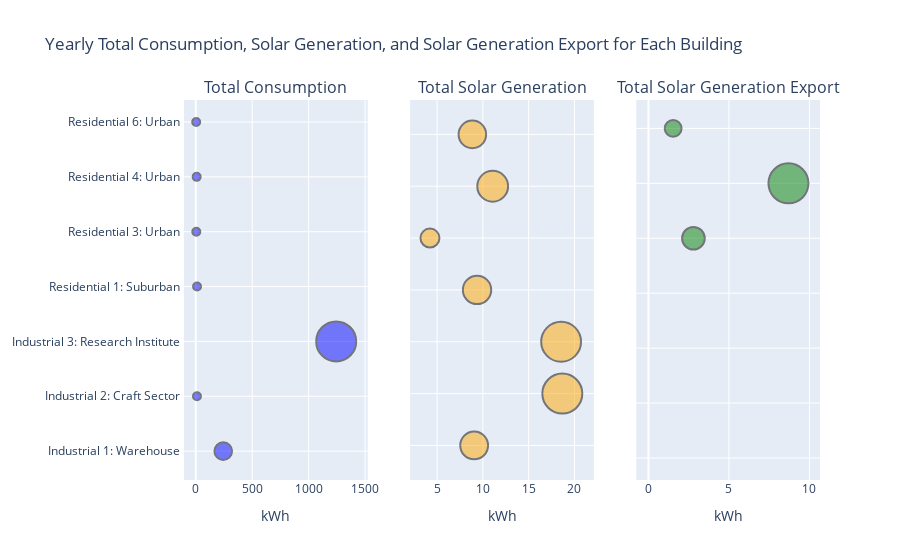

Write notebook code for a chart like this one.
### Markdown cell above
This section focuses on investigating high energy usage by employing statistical methods to identify buildings with excessive grid consumption/solar generation/solar generation export and exploring potential contributing factors.

### Code cell
# Data for buildings and their total consumption/generation/export
buildings = ['Industrial 1: Warehouse ', 'Industrial 2: Craft Sector ', 'Industrial 3: Research Institute ', 
             'Residential 1: Suburban ', 'Residential 3: Urban ', 'Residential 4: Urban ', 'Residential 6: Urban ']

total_consumption = [industrial1_df['consumption_industrial1'].sum(),
                     industrial2_df['consumption_industrial2'].sum(),
                     industrial3_df['consumption_with_ev'].sum(),
                     residential1_df['consumption_residential1'].sum(),
                     residential3_df['consumption_residential3'].sum(),
                     residential4_df['consumption_residential4_with_ev'].sum(),
                     residential6_df['consumption_residential6'].sum()]

total_generation = [industrial1_df['generation_industrial1'].sum(),
                    industrial2_df['generation_industrial2'].sum(),
                    industrial3_df['generation_industrial3'].sum(),
                    residential1_df['generation_residential1'].sum(),
                    residential3_df['generation_residential3'].sum(),
                    residential4_df['generation_residential4'].sum(),
                    residential6_df['generation_residential6'].sum()]

total_export = [
    0,
    0,
    0,
    0,
    residential3_df['generation_export_residential3'].sum(),
    residential4_df['generation_export_residential4'].sum(),
    residential6_df['generation_export_residential6'].sum()
]

# Convert total consumption, generation, and export to kWh
total_consumption_kwh = [c / 1000 for c in total_consumption]
total_generation_kwh = [g / 1000 for g in total_generation]
total_export_kwh = [e / 1000 for e in total_export]

# Create a DataFrame for easier manipulation
data_consumption = pd.DataFrame({'Building': buildings, 'Total Consumption (kWh)': total_consumption_kwh})
data_generation = pd.DataFrame({'Building': buildings, 'Total Generation (kWh)': total_generation_kwh})
data_export = pd.DataFrame({'Building': buildings, 'Total Export (kWh)': total_export_kwh})

# Create subplots
fig = make_subplots(rows=1, cols=3, subplot_titles=('Total Consumption', 'Total Solar Generation', 'Total Solar Generation Export'))

# Plotly bubble chart for consumption
fig.add_trace(go.Scatter(
    x=total_consumption_kwh,
    y=data_consumption['Building'],
    mode='markers',
    marker=dict(
        size=total_consumption_kwh,
        sizemode='area',
        sizeref=2.*max(total_consumption_kwh) / (40.**2),
        sizemin=4,
        color='blue',
        opacity=0.5,
        line=dict(color='black', width=2)
    ),
    name='Consumption',
    hovertemplate='%{y}: %{x:.2f} kWh'
), row=1, col=1)

# Plotly bubble chart for generation
fig.add_trace(go.Scatter(
    x=total_generation_kwh,
    y=data_generation['Building'],
    mode='markers',
    marker=dict(
        size=total_generation_kwh,
        sizemode='area',
        sizeref=2.*max(total_generation_kwh) / (40.**2),
        sizemin=4,
        color='orange',
        opacity=0.5,
        line=dict(color='black', width=2)
    ),
    name='Solar',
    hovertemplate='%{y}: %{x:.2f} kWh'
), row=1, col=2)

# Plotly bubble chart for export
fig.add_trace(go.Scatter(
    x=total_export_kwh,
    y=data_export['Building'],
    mode='markers',
    marker=dict(
        size=total_export_kwh,
        sizemode='area',
        sizeref=2.*max(total_export_kwh) / (40.**2),
        sizemin=4,
        color='green',
        opacity=0.5,
        line=dict(color='black', width=2)
    ),
    name='Export',
    hovertemplate='%{y}: %{x:.2f} kWh'
), row=1, col=3)

# Update layout
fig.update_layout(
    title='Yearly Total Consumption, Solar Generation, and Solar Generation Export for Each Building',
    showlegend=False,
    yaxis=dict(showticklabels=True),
    yaxis2=dict(showticklabels=False),
    yaxis3=dict(showticklabels=False),
)

# Update x-axis titles
fig.update_xaxes(title_text='kWh', row=1, col=1)
fig.update_xaxes(title_text='kWh', row=1, col=2)
fig.update_xaxes(title_text='kWh', row=1, col=3)

# Show plot
fig.show()

### Figure 1 — Plotly figure (JSON) as saved in the notebook; plotly's stock layout.template omitted (floating-point values rounded to 4 significant figures)
{"data": [{"hovertemplate": "%{y}: %{x:.2f} kWh", "marker": {"color": "blue", "line": {"color": "black", "width": 2}, "opacity": 0.5, "size": [243.5, 10.72, 1244.0, 11.43, 4.849, 8.068, 3.834], "sizemin": 4, "sizemode": "area", "sizeref": 1.555}, "mode": "markers", "name": "Consumption", "type": "scatter", "x": [243.5, 10.72, 1244.0, 11.43, 4.849, 8.068, 3.834], "xaxis": "x", "y": ["Industrial 1: Warehouse ", "Industrial 2: Craft Sector ", "Industrial 3: Research Institute ", "Residential 1: Suburban ", "Residential 3: Urban ", "Residential 4: Urban ", "Residential 6: Urban "], "yaxis": "y"}, {"hovertemplate": "%{y}: %{x:.2f} kWh", "marker": {"color": "orange", "line": {"color": "black", "width": 2}, "opacity": 0.5, "size": [9.05, 18.68, 18.55, 9.365, 4.222, 11.07, 8.853], "sizemin": 4, "sizemode": "area", "sizeref": 0.02335}, "mode": "markers", "name": "Solar", "type": "scatter", "x": [9.05, 18.68, 18.55, 9.365, 4.222, 11.07, 8.853], "xaxis": "x2", "y": ["Industrial 1: Warehouse ", "Industrial 2: Craft Sector ", "Industrial 3: Research Institute ", "Residential 1: Suburban ", "Residential 3: Urban ", "Residential 4: Urban ", "Residential 6: Urban "], "yaxis": "y2"}, {"hovertemplate": "%{y}: %{x:.2f} kWh", "marker": {"color": "green", "line": {"color": "black", "width": 2}, "opacity": 0.5, "size": [0, 0, 0, 0, 2.794, 8.698, 1.534], "sizemin": 4, "sizemode": "area", "sizeref": 0.01087}, "mode": "markers", "name": "Export", "type": "scatter", "x": [0, 0, 0, 0, 2.794, 8.698, 1.534], "xaxis": "x3", "y": ["Industrial 1: Warehouse ", "Industrial 2: Craft Sector ", "Industrial 3: Research Institute ", "Residential 1: Suburban ", "Residential 3: Urban ", "Residential 4: Urban ", "Residential 6: Urban "], "yaxis": "y3"}], "layout": {"annotations": [{"font": {"size": 16}, "showarrow": false, "text": "Total Consumption", "x": 0.1444, "xanchor": "center", "xref": "paper", "y": 1, "yanchor": "bottom", "yref": "paper"}, {"font": {"size": 16}, "showarrow": false, "text": "Total Solar Generation", "x": 0.5, "xanchor": "center", "xref": "paper", "y": 1, "yanchor": "bottom", "yref": "paper"}, {"font": {"size": 16}, "showarrow": false, "text": "Total Solar Generation Export", "x": 0.8556, "xanchor": "center", "xref": "paper", "y": 1, "yanchor": "bottom", "yref": "paper"}], "showlegend": false, "title": {"text": "Yearly Total Consumption, Solar Generation, and Solar Generation Export for Each Building"}, "xaxis": {"anchor": "y", "domain": [0, 0.2889], "title": {"text": "kWh"}}, "xaxis2": {"anchor": "y2", "domain": [0.3556, 0.6444], "title": {"text": "kWh"}}, "xaxis3": {"anchor": "y3", "domain": [0.7111, 1], "title": {"text": "kWh"}}, "yaxis": {"anchor": "x", "domain": [0, 1], "showticklabels": true}, "yaxis2": {"anchor": "x2", "domain": [0, 1], "showticklabels": false}, "yaxis3": {"anchor": "x3", "domain": [0, 1], "showticklabels": false}}}
